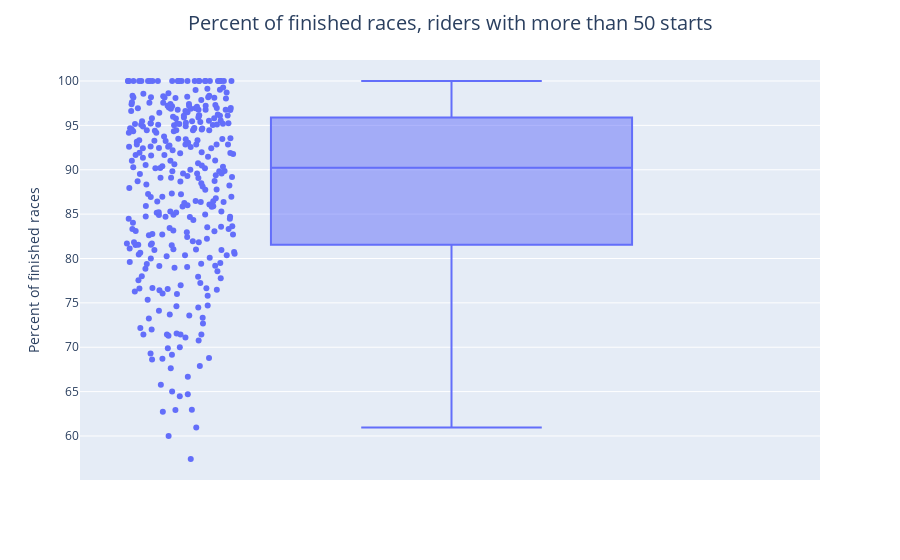

Notebook cell for this chart:
### Markdown cell above
### Percent of finished races for riders that have started over 50 races

### Code cell
#BOX percent of finished races, riders with more than 50 starts
rider_stats = rider_stats.sort_values('starts', ascending = False)
#rider_stats.head()
rider_stats['finishes_per_start'] = 100 * rider_stats['finishes'] / rider_stats['starts']
rider_stats['rider_full_name'] = rider_stats['first_name'] + ' ' + rider_stats['last_name']

fig_box = px.box(rider_stats[rider_stats['starts'] > 50], 
                 y = 'finishes_per_start', 
                 hover_data = ['rider_full_name'], 
                 points="all")

fig_box.update_layout(
    title = 'Percent of finished races, riders with more than 50 starts',
    title_x = 0.5,
    title_font_size = 20,
)
fig_box.update_yaxes(
    title = 'Percent of finished races'
)

### Figure 1 — Plotly figure (JSON) as saved in the notebook; plotly's stock layout.template omitted (floating-point values rounded to 4 significant figures; data arrays with more than 128 entries replaced by an {"elided": "..."} marker saying what was removed)
{"data": [{"alignmentgroup": "True", "boxpoints": "all", "customdata": {"elided": "334x1 str values"}, "hovertemplate": "finishes_per_start=%{y}<br>rider_full_name=%{customdata[0]}<extra></extra>", "legendgroup": "", "marker": {"color": "#636efa"}, "name": "", "notched": false, "offsetgroup": "", "orientation": "v", "showlegend": false, "type": "box", "x0": " ", "xaxis": "x", "y": {"elided": "334 float values"}, "y0": " ", "yaxis": "y"}], "layout": {"boxmode": "group", "legend": {"tracegroupgap": 0}, "margin": {"t": 60}, "title": {"font": {"size": 20}, "text": "Percent of finished races, riders with more than 50 starts", "x": 0.5}, "xaxis": {"anchor": "y", "domain": [0, 1]}, "yaxis": {"anchor": "x", "domain": [0, 1], "title": {"text": "Percent of finished races"}}}}
